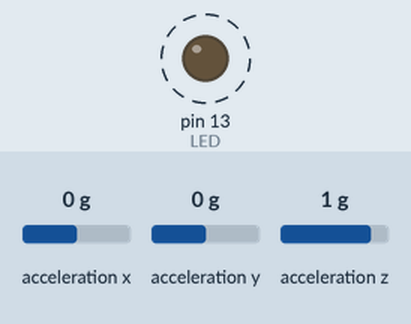
Recording of a sketch running on a simulated Arduino Uno, built with avr-gcc and run on an emulated ATmega328P. Shown: output pins drawn as LEDs (lit = HIGH). Dashed ring = blinking. The inputs (shaded band) are chosen by the test bench; at power-on: acceleration x 0 g, acceleration y 0 g, acceleration z 1 g. No radio packets arrive unless stated; pins used as bus, display or sensor lines are not drawn.

Above: at 0.5 s.
Timing chart, 0 to 3.0 s (numbered marks = the images above):
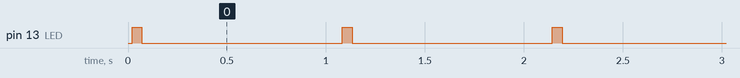

Measured:
- by itself, pin 13 (LED): alternates HIGH for 0.05 s and LOW for 1.0 s

The sketch:

Transmitter_test.ino
```cpp
#include <Wire.h>
#include <Adafruit_Sensor.h>
#include <Adafruit_ADXL345_U.h>

#include <SPI.h>
#include <RH_RF69.h>

// --- RADIO CONFIG ---
#define RF69_FREQ 915.0
#define RFM69_CS   16
#define RFM69_INT  21
#define RFM69_RST  17
#define LED        LED_BUILTIN

RH_RF69 rf69(RFM69_CS, RFM69_INT);

// --- ADXL345 ---
Adafruit_ADXL345_Unified accel = Adafruit_ADXL345_Unified(12345);

void setup() {
  Serial.begin(115200);   // Works even without Serial Monitor, no waiting.
  pinMode(LED, OUTPUT);

  // --- ADXL init ---
  if(!accel.begin()) {
    // No Serial waiting — just fail with LED blink
    for (;;) {
      digitalWrite(LED, HIGH);
      delay(200);
      digitalWrite(LED, LOW);
      delay(200);
    }
  }
  accel.setRange(ADXL345_RANGE_4_G);

  // --- RADIO INIT ---
  pinMode(RFM69_RST, OUTPUT);
  digitalWrite(RFM69_RST, HIGH);
  delay(10);
  digitalWrite(RFM69_RST, LOW);
  delay(10);

  if (!rf69.init()) {
    for (;;) { // Blink fast if radio fails
      digitalWrite(LED, HIGH);
      delay(100);
      digitalWrite(LED, LOW);
      delay(100);
    }
  }

  rf69.setFrequency(RF69_FREQ);
  rf69.setTxPower(20, true);

  uint8_t key[] = {
    1,2,3,4,5,6,7,8,
    1,2,3,4,5,6,7,8
  };
  rf69.setEncryptionKey(key);
}

void loop() {
  // === HEARTBEAT BLINK ===
  digitalWrite(LED, HIGH);
  delay(50);
  digitalWrite(LED, LOW);

  // === READ ADXL345 ===
  sensors_event_t event;
  accel.getEvent(&event);

  char payload[50];
  snprintf(payload, sizeof(payload), "%.2f,%.2f,%.2f",
           event.acceleration.x,
           event.acceleration.y,
           event.acceleration.z);

  rf69.send((uint8_t*)payload, strlen(payload));
  rf69.waitPacketSent();

  delay(950);
}
```
